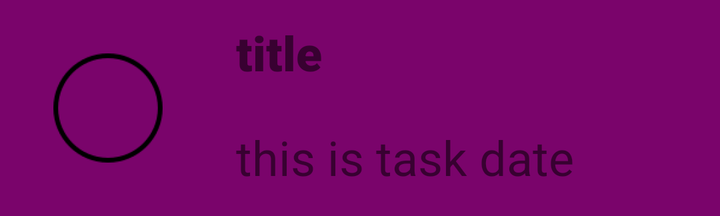
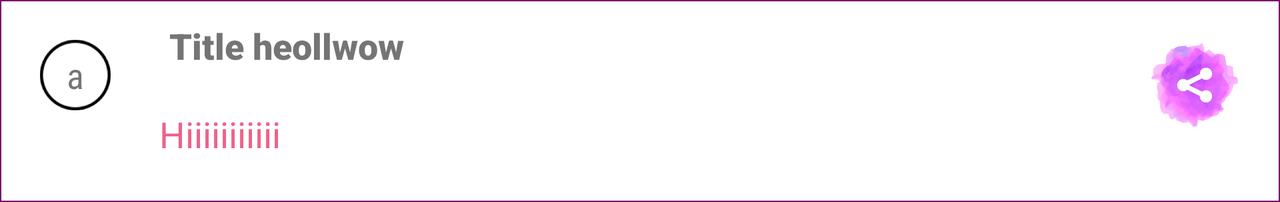

An Android layout and its configuration variant, each rendered on a device that would load it. The default file and the variant file are quoted in full after the pictures.
<!-- AndroidManifest.xml: application theme Theme.TaskManager -->
<!-- res/layout/task_item_view.xml -->
<?xml version="1.0" encoding="utf-8"?>
<RelativeLayout xmlns:android="http://schemas.android.com/apk/res/android"
    xmlns:app="http://schemas.android.com/apk/res-auto"
    xmlns:tools="http://schemas.android.com/tools"
    android:layout_width="match_parent"
    android:layout_height="wrap_content">

        <com.google.android.material.textview.MaterialTextView
            android:id="@+id/text_view_first_char"
            android:layout_width="100dp"
            android:layout_height="100dp"
            android:layout_alignParentStart="true"
            android:layout_alignParentLeft="true"

            android:layout_alignParentTop="true"
            android:fontFamily="sans-serif-condensed"
            android:gravity="center"
            android:textSize="24sp" />

        <com.google.android.material.imageview.ShapeableImageView
            android:id="@+id/img_view_icon"
            android:layout_width="wrap_content"
            android:layout_height="wrap_content"
            android:layout_alignParentStart="true"
            android:layout_alignParentLeft="true"
            android:layout_alignParentTop="true"
            android:cropToPadding="true"
            android:foregroundGravity="top|right"
            app:srcCompat="@mipmap/img_circule_foreground" />

        <com.google.android.material.textview.MaterialTextView
            android:id="@+id/text_view_title"
            android:layout_width="match_parent"
            android:layout_height="wrap_content"
            android:layout_alignParentRight="true"
            android:layout_marginStart="5dp"
            android:layout_marginLeft="5dp"
            android:layout_marginTop="5dp"
            android:layout_marginEnd="5dp"
            android:layout_marginRight="5dp"
            android:layout_marginBottom="5dp"
            android:layout_toRightOf="@+id/img_view_icon"
            android:fontFamily="sans-serif-black"
            android:padding="5dp"
            android:textStyle="bold"
            android:textSize="24sp"
            tools:text="title" />

        <com.google.android.material.textview.MaterialTextView
            android:id="@+id/text_view_description"
            android:layout_width="match_parent"
            android:layout_height="wrap_content"
            android:layout_below="@+id/text_view_title"
            android:layout_alignParentRight="true"
            android:layout_marginStart="5dp"

            android:layout_marginLeft="5dp"
            android:layout_marginTop="5dp"
            android:layout_marginEnd="5dp"
            android:layout_marginRight="5dp"
            android:layout_marginBottom="5dp"
            android:layout_toRightOf="@+id/img_view_icon"
            android:padding="5dp"
            android:textStyle="normal"
            android:textSize="24sp"
            tools:text="this is task date " />


</RelativeLayout>
<!-- resources referenced by this layout -->
<resources>
  <!-- mipmap img_circule_foreground: png bitmap (mipmap-hdpi, 2514 bytes) -->
  <style name="Theme.TaskManager" parent="Theme.MaterialComponents.DayNight.DarkActionBar">
          <item name="android:windowBackground">@color/violet_46</item>
  
          
          <item name="colorPrimary">@color/violet_08</item>
          <item name="colorPrimaryVariant">@color/violet_46</item>
          <item name="colorOnPrimary">@color/white_ff</item>
          
          <item name="colorSecondary">@color/blue_35</item>
          <item name="colorOnSecondary">@color/blue_35</item>
          <item name="colorSecondaryVariant">@color/blue_86</item>
  
          <item name="android:statusBarColor" tools:targetApi="l">?attr/colorPrimaryVariant</item>
      </style>
  <color name="violet_46">#7a046b</color>
  <color name="violet_08">#e008af</color>
  <color name="white_ff">#FFFFFFFF</color>
  <color name="blue_35">#FF03DAC5</color>
  <color name="blue_86">#FF018786</color>
</resources>
<!-- res/layout-land/task_item_view.xml (the repository's variant of the layout above) -->
<!-- drawn on the phone turned sideways -->
<?xml version="1.0" encoding="utf-8"?>
<RelativeLayout xmlns:android="http://schemas.android.com/apk/res/android"
    xmlns:app="http://schemas.android.com/apk/res-auto"
    xmlns:tools="http://schemas.android.com/tools"
    android:layout_width="match_parent"
    android:layout_height="100dp"
    android:layout_margin="0.5dp"
    android:background="@color/white_ff">


    <com.google.android.material.textview.MaterialTextView
        android:id="@+id/text_view_first_char"
        android:layout_width="70dp"
        android:layout_height="70dp"
        android:layout_alignParentStart="true"
        android:layout_alignParentLeft="true"

        android:layout_alignParentTop="true"
        android:layout_marginStart="2dp"
        android:layout_marginLeft="2dp"
        android:layout_marginTop="2dp"
        android:layout_marginEnd="2dp"
        android:layout_marginRight="2dp"
        android:layout_marginBottom="2dp"
        android:fontFamily="sans-serif-condensed"
        android:gravity="center"
        android:textSize="18sp"
        tools:text="a" />

    <com.google.android.material.imageview.ShapeableImageView
        android:id="@+id/img_view_icon"
        android:layout_width="70dp"
        android:layout_height="70dp"
        android:layout_alignParentStart="true"
        android:layout_alignParentLeft="true"
        android:layout_alignParentTop="true"
        android:layout_margin="2dp"
        android:cropToPadding="true"
        android:foregroundGravity="top|right"
        app:srcCompat="@mipmap/img_circule_foreground" />

    <com.google.android.material.textview.MaterialTextView
        android:id="@+id/text_view_task_title"
        android:layout_width="match_parent"
        android:layout_height="wrap_content"
        android:layout_marginStart="5dp"
        android:layout_marginLeft="5dp"
        android:layout_marginTop="5dp"
        android:layout_marginEnd="5dp"
        android:layout_marginRight="5dp"
        android:layout_marginBottom="5dp"
        android:layout_toStartOf="@+id/img_view_share"
        android:layout_toLeftOf="@+id/img_view_share"
        android:layout_toEndOf="@+id/img_view_icon"
        android:layout_toRightOf="@+id/img_view_icon"
        android:fontFamily="sans-serif-black"
        android:padding="5dp"
        android:textSize="18sp"
        android:textStyle="bold"
        tools:text="Title heollwow" />

    <com.google.android.material.textview.MaterialTextView
        android:id="@+id/text_view_date"
        android:layout_width="match_parent"
        android:layout_height="wrap_content"
        android:layout_below="@+id/text_view_task_title"
        android:layout_marginTop="5dp"
        android:layout_marginEnd="5dp"
        android:layout_marginRight="5dp"
        android:layout_marginBottom="5dp"
        android:layout_toStartOf="@+id/img_view_share"
        android:layout_toLeftOf="@+id/img_view_share"
        android:layout_toEndOf="@+id/img_view_icon"
        android:layout_toRightOf="@+id/img_view_icon"
        android:padding="5dp"
        android:textColor="@color/pink_89"
        android:textSize="18sp"
        android:textStyle="normal"
        tools:text="Hiiiiiiiiiii" />

    <com.google.android.material.imageview.ShapeableImageView
        android:id="@+id/img_view_share"
        android:layout_width="80dp"
        android:layout_height="80dp"
        android:layout_alignParentTop="true"
        android:layout_alignParentEnd="true"
        android:layout_alignParentRight="true"
        android:layout_marginStart="2dp"
        android:layout_marginLeft="2dp"
        android:layout_marginTop="2dp"
        android:layout_marginEnd="2dp"
        android:layout_marginRight="2dp"
        android:layout_marginBottom="2dp"
        android:cropToPadding="true"

        app:srcCompat="@mipmap/img_share_foreground" />


</RelativeLayout>
<!-- resources referenced by the variant -->
<!-- as the phone turned sideways resolves them -->
<resources>
  <color name="pink_89">#ef6189</color>
  <color name="white_ff">#FFFFFFFF</color>
  <!-- mipmap img_circule_foreground: png bitmap (mipmap-hdpi, 2514 bytes) -->
  <!-- mipmap img_share_foreground: png bitmap (mipmap-mdpi, 6685 bytes) -->
  <style name="Theme.TaskManager" parent="Theme.MaterialComponents.DayNight.DarkActionBar">
          <item name="android:windowBackground">@color/violet_46</item>
  
          
          <item name="colorPrimary">@color/violet_08</item>
          <item name="colorPrimaryVariant">@color/violet_46</item>
          <item name="colorOnPrimary">@color/white_ff</item>
          
          <item name="colorSecondary">@color/blue_35</item>
          <item name="colorOnSecondary">@color/blue_35</item>
          <item name="colorSecondaryVariant">@color/blue_86</item>
  
          <item name="android:statusBarColor" tools:targetApi="l">?attr/colorPrimaryVariant</item>
      </style>
  <color name="violet_46">#7a046b</color>
  <color name="violet_08">#e008af</color>
  <color name="blue_35">#FF03DAC5</color>
  <color name="blue_86">#FF018786</color>
</resources>
